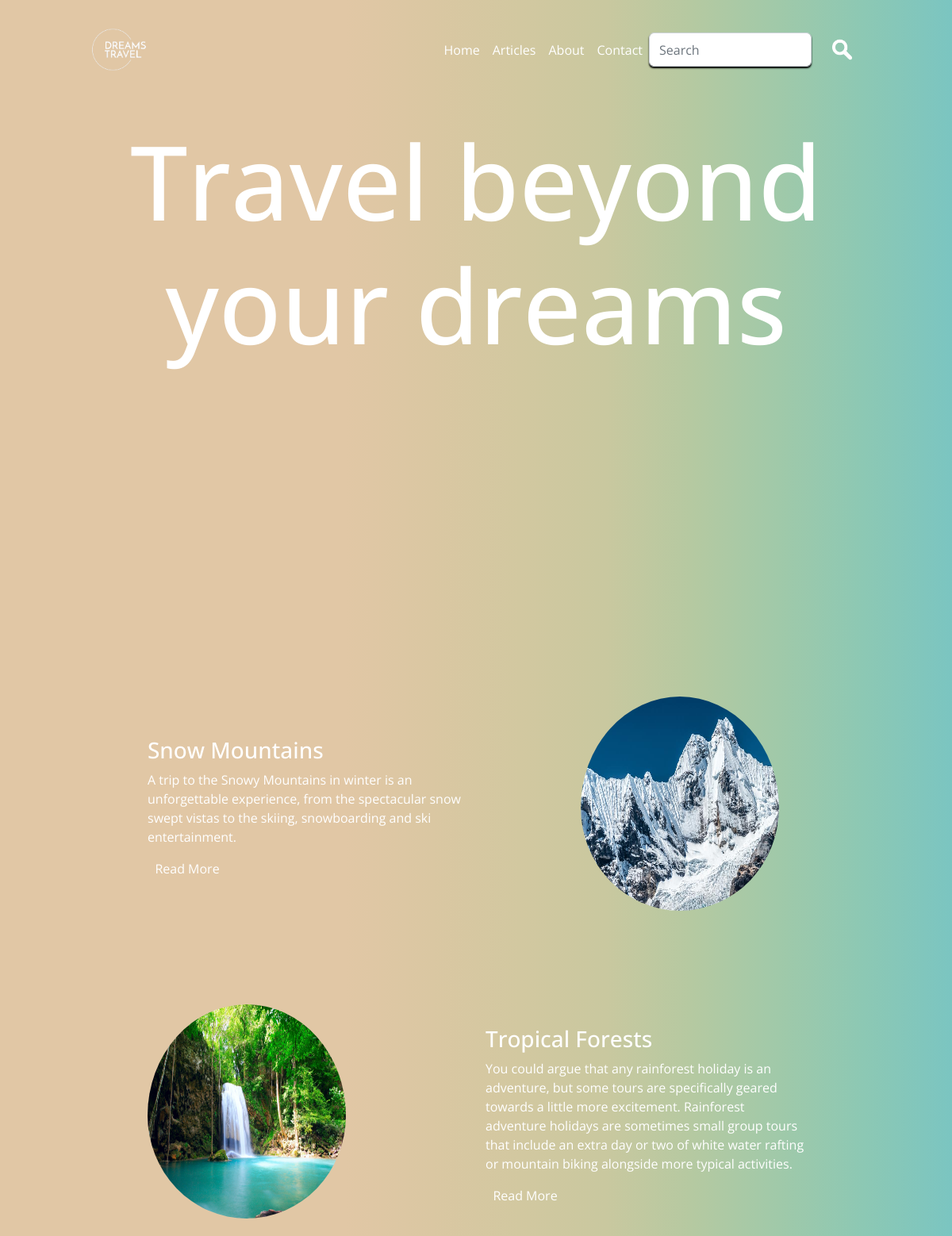
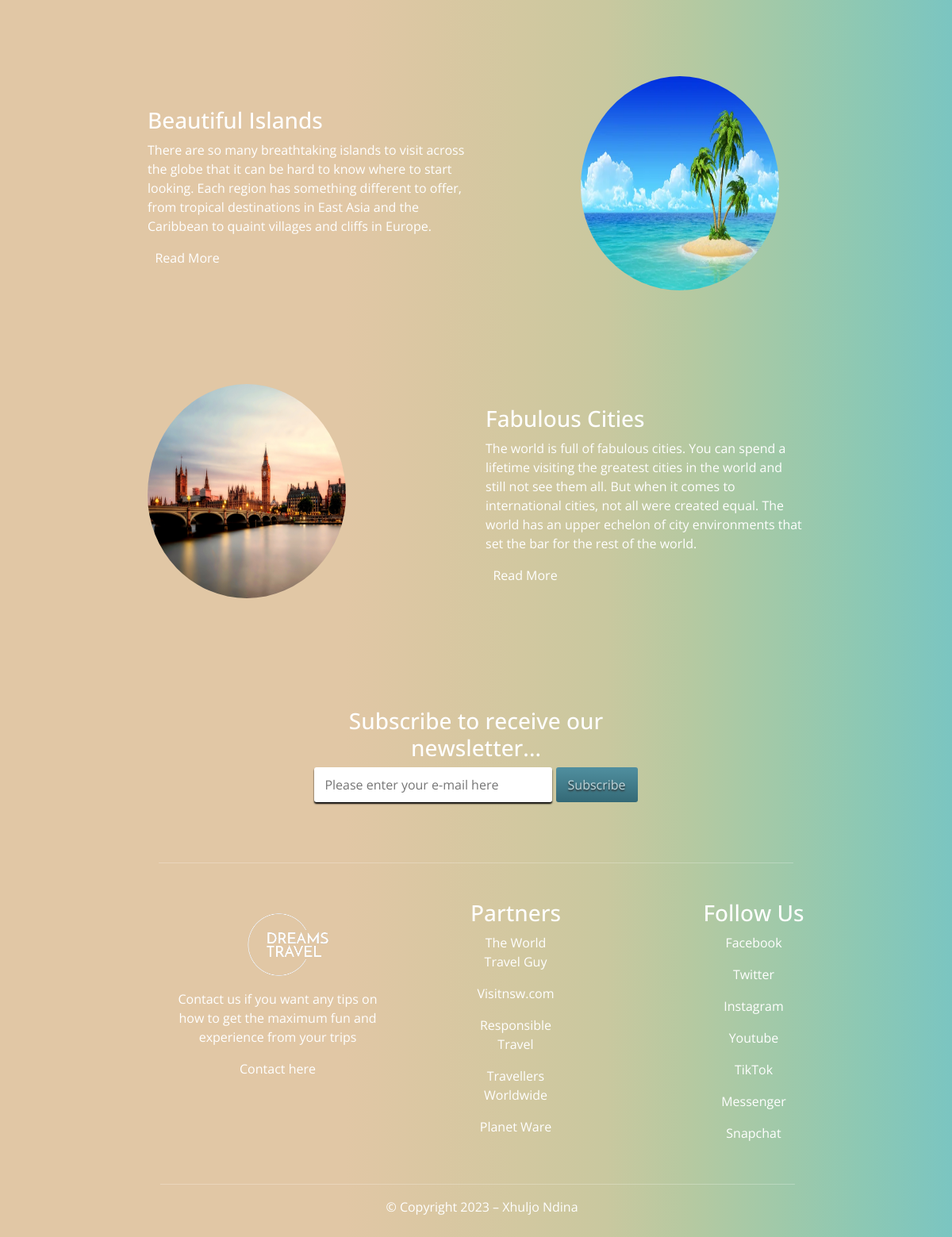
The page / on the database its author committed (2 pictures, top to bottom).
### dreamstravel/models.py (models this page shows, shortened)
class Category(models.Model):
    category_id = models.AutoField(primary_key=True)
    category_name = models.CharField(max_length=100, null=True, blank=True)
    category_image = models.FileField(upload_to="media/")
    category_description = models.TextField(max_length=10000, null=True, blank=True)

### dreamstravel/views.py (the view, shortened to what this page needs)
# urls.py: path('', views.homepage, name='homepage'),
def homepage(request):
    category = Category.objects.all()
    context = {"category":category}
    return render(request, 'homepage.html', context)

### dreamstravel/templates/homepage.html (shortened to what this page needs)
<!DOCTYPE html>
{% extends 'index.html' %}
{% load static %}
{% block content %}
<div class="container-fluid">
  <div class="container">
    <div class="container">
      {% for categories in category %}
      {% if forloop.counter|divisibleby:2 %}
  <div class="category-one row my-5">
    <div class="col-12 col-md-6">
      <img src="{{categories.category_image.url}}" class="img-fluid">
    </div>
    <div class="col-12 col-md-6">
      <h3>{{categories.category_name}}</h3>
      <p>{{categories.category_description}}</p>
        <a href="category/{{categories.category_id}}"><button id="button">Read More</button></a>
    </div>
  </div>
  {% else %}
  <div class="category-two row my-5">
    <div class="col-12 col-md-6">
      <h3>{{categories.category_name}}</h3>
      <p>{{categories.category_description}}</p>
        <a href="category/{{categories.category_id}}"><button id="button">Read More</button></a>
    </div>
    <div class="col-12 col-md-6">
      <img src="{{categories.category_image.url}}" class="img-fluid">
    </div>
  </div>
  {% endif %}
  {% endfor %}
</div>
</div>
</div>
  <div class="container">
  <div class="sub row">
  <div class="page col-12">
    <h3 id="newsletter">Subscribe to receive our newsletter...</h3>
    <form method="POST">
      <input class="mail" type="email" name="email" placeholder="Please enter your e-mail here" required>
      <a href="#newsletter"><input class="submit" type="submit" value="Subscribe"></a>
    </form>
  </div>
  </div>
  </div>
{% endblock %}

### templates/index.html (shortened to what this page needs)
<!DOCTYPE html>
{% load static %}
<html lang="en">
<head>
<link href="{% static 'css/bootstrap.min.css' %}" rel="stylesheet">
<link href="{% static 'css/style.css' %}" rel="stylesheet">
</head>
 <body>
  {% include 'navbar.html' %}
  {% block content %}
  {% endblock %}
  {% include 'footer.html' %}
 </body>
</html>

### templates/navbar.html (shortened to what this page needs)
<!DOCTYPE html>
{% load static %}
<div class="hero">
    <video src="{% static 'videos/production ID_4782135.mp4' %}" type="video/mp4" autoplay loop muted  class="back-video" class="object-fit-scale">
    </video>
    <nav class="navbar navbar-expand-lg">
      <div class="container-fluid">
        <a class="navbar-brand" href="{% url 'homepage' %}">
          <img src="{% static 'images/dreams-travel-low-resolution-color-logo-removebg-preview.png' %}" id="logo" alt="Logo">
        </a>
      <div class="collapse navbar-collapse" id="navbarSupportedContent">
      <ul class="navbar-nav ms-auto mb-2 mb-lg-0 text-white">
        <li class="nav-item">
        <a class="nav-link" aria-current="page" href="{% url 'homepage' %}">Home</a>
        </li>
        <li class="nav-item">
        <a class="nav-link" href="{% url 'articles' %}">Articles</a>
        </li>
        <li class="nav-item">
        <a class="nav-link" href="{% url 'about' %}">About</a>
        </li>
        <li class="nav-item">
        <a class="nav-link" href="{% url 'contact' %}">Contact</a>
        </li>
      </ul>
            <form class="d-flex" method="POST" action="{% url 'search' %}">
               <input class="form-control me-2" type="search" name="search" placeholder="Search" aria-label="Search">
               <button class="btn" type="submit"><img src="{% static 'images/search.png' %}" id="search" alt="search"></button>
            </form>
      </div>
    </div>
    </nav>
    <div class="content">
      <h1>Travel beyond your dreams</h1>
    </div>
  </div>

### templates/footer.html
<!DOCTYPE html>
{% load static %}
<div class="footer">
    <hr>
      <div class="container">
          <div class="row">
              <div class="footer-col">
                <a href="{% url 'homepage' %}"><img id="logo2" src="{% static 'images/dreams-travel-low-resolution-color-logo-removebg-preview.png' %}"></a>
                  <p>Contact us if you want any tips on how to get the maximum fun and experience from your trips</p>
                  <a href="{% url 'contact' %}"><button id="button">Contact here</button></a>
              </div>
              <div class="footer-col">
                  <h3>Partners</h3>
                      <p><a href="https://theworldtravelguy.com/" target="_blank"><button id="button">The World Travel Guy</button></a></p>
                      <p><a href="https://www.visitnsw.com/" target="_blank"><button id="button">Visitnsw.com</button></a></p>
                      <p><a href="https://www.responsibletravel.com/"  target="_blank"><button id="button">Responsible Travel</button></a></p>
                      <p><a href="https://travellersworldwide.com/" target="_blank"><button id="button">Travellers Worldwide</button></a></p>
                      <p><a href="https://www.planetware.com/" target="_blank"><button id="button">Planet Ware</button></a></p>
              </div>
              <div class="footer-col">
                  <h3>Follow Us</h3>
                      <p><a href="https://www.facebook.com/" target="_blank"><button id="button">Facebook</button></a></p>
                      <p><a href="https://twitter.com/" target="_blank"><button id="button">Twitter</button></a></p>
                      <p><a href="https://www.instagram.com/" target="_blank"><button id="button">Instagram</button></a></p>
                      <p><a href="https://www.youtube.com/" target="_blank"><button id="button">Youtube</button></a></p>
                      <p><a href="https://www.tiktok.com/en/" target="_blank"><button id="button">TikTok</button></a></p>
                      <p><a href="https://www.messenger.com/" target="_blank"><button id="button">Messenger</button></a></p>
                      <p><a href="https://www.snapchat.com/" target="_blank"><button id="button">Snapchat</button></a></p>
              </div>
          </div>
          <hr id="hr2">
          <p class="copyright"> &#169 Copyright 2023 – Xhuljo Ndina</p>
      </div>
  </div>

### static/css/style.css (style rules this page uses)
* { margin: 0; padding: 0; font-family: 'Open Sans', sans-serif; }
body { background-image: linear-gradient(to left, #7bc5c1, #8cc8b4, #a0c9a9, #b5c9a1, #c9c89f, #d2c8a0, #dac7a2, #e1c7a5, #e1c7a5, #e1c7a5, #e1c7a5, #e1c7a5); color: #fff; }
.hero { width: 100%; height: 100vh; position: relative; padding: 0 5%; display: flex; justify-content: center; }
.navbar { width: 100%; position: absolute; top: 0; left: 0; padding: 20px 8%; display: flex; align-items: center; color: #fff; }
.nav-link { color: #fff; }
#logo { width: 100px; }
#search { width: 35px; }
.content { padding-top: 150px; text-align: center; }
.content h1 { font-size: 130px; color: #fff; font-weight: 500; transition: 0.5s; }
.back-video { position: absolute; right: 0; bottom: 0; z-index: -1; }
@media (max-aspect-ratio: 16/9) { .back-video { width: auto; height: 100%; } }
.category-one, .category-two { align-items: center; padding: 20px; }
.category-one img, .category-two img { width: 250px; height: 300px; border-radius: 60%; padding-bottom: 20px; padding-top: 10px; }
@media screen and (min-width:850px) { .category-one, .category-two { align-items: center; margin: 0 100px; } }
@media screen and (min-width:850px) { .category-two img { margin-left: 120px; } }
#button { width: 100px; border-radius: 60%; border-style: none; color: #fff; background-color: transparent; }
.sub { align-items: center; text-align: center; }
input { border-radius: 3px; box-shadow: 0 2px 2px #000; }
.page { width: 500px; margin: 50px auto 0; }
form input, form input:focus { padding: 10px 13px; border: 0; outline: 0; }
.mail { width: 300px; color: #a09f9f; }
.submit, .submission { padding: 10px 15px; color: #c0d6db; background: #427b89; text-shadow: 0 2px 2px #333; box-shadow: inset 0 0 0 transparent; background: #508f9f; background: linear-gradient(to bottom, #508f9f 0%,#346976 100%); transition: all .3s ease-in-out; }
#newsletter { color: #fff; }
.footer { padding: 60px 0 20px 30px; justify-content: space-evenly; color: #fff; align-items: center; }
@media screen and (min-width:850px) { .footer { padding: 60px 0 20px 200px; justify-content: space-evenly; color: #fff; align-items: center; } }
@media screen and (min-width:850px) { .copyright { text-align: center; margin-left: -150px; } }
@media screen and (min-width:850px) { hr { height: 1; width: 800px; padding-left: 800px; align-items: center; } }
#logo2 { width: 200px; padding-left: 50px; }
a { color: #fff; }
.footer-col { margin-top: 30px; min-width: 300px; margin-bottom: 20px; text-align: center; flex-basis: 5%; }
ul { list-style-type: none; }
hr { height: 1; width: 300px; align-items: center; }
#hr2 { margin-left: -10px; }
.copyright { text-align: center; padding-right: 35px; }

### rows shown on the page
Category: category_name "Snow Mountains", category_description "A trip to the Snowy Mountains in winter is an unforgettable experience, from the spectacular snow swept vistas to the skiing, snowboarding and ski entertainment.", category_image (picture)
Category: category_image (picture), category_name "Tropical Forests", category_description "You could argue that any rainforest holiday is an adventure, but some tours are specifically geared towards a little more excitement. Rainforest adventure holidays are sometimes small group tours that include an extra day or two of white water rafting or mountain biking alongside more typical activities."
Category: category_name "Beautiful Islands", category_description "There are so many breathtaking islands to visit across the globe that it can be hard to know where to start looking. Each region has something different to offer, from tropical destinations in East Asia and the Caribbean to quaint villages and cliffs in Europe.", category_image (picture)
Category: category_image (picture), category_name "Fabulous Cities", category_description "The world is full of fabulous cities. You can spend a lifetime visiting the greatest cities in the world and still not see them all. But when it comes to international cities, not all were created equal. The world has an upper echelon of city environments that set the bar for the rest of the world."
